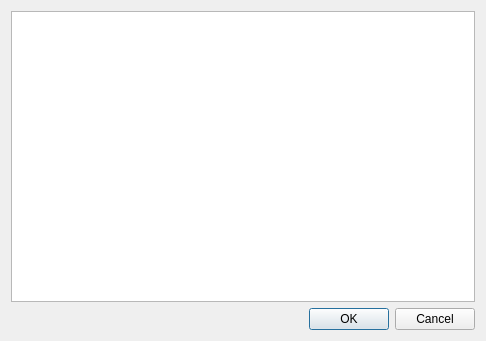
<?xml version="1.0" encoding="UTF-8"?>
<ui version="4.0">
 <class>ChooseFileDialog</class>
 <widget class="QDialog" name="ChooseFileDialog">
  <property name="geometry">
   <rect>
    <x>0</x>
    <y>0</y>
    <width>486</width>
    <height>341</height>
   </rect>
  </property>
  <property name="windowTitle">
   <string>Dialog</string>
  </property>
  <layout class="QGridLayout" name="gridLayout">
   <item row="1" column="0">
    <widget class="QDialogButtonBox" name="buttonBox">
     <property name="orientation">
      <enum>Qt::Horizontal</enum>
     </property>
     <property name="standardButtons">
      <set>QDialogButtonBox::Cancel|QDialogButtonBox::Ok</set>
     </property>
    </widget>
   </item>
   <item row="0" column="0">
    <widget class="QTreeView" name="treeView"/>
   </item>
  </layout>
 </widget>
 <resources/>
 <connections>
  <connection>
   <sender>buttonBox</sender>
   <signal>accepted()</signal>
   <receiver>ChooseFileDialog</receiver>
   <slot>accept()</slot>
   <hints>
    <hint type="sourcelabel">
     <x>248</x>
     <y>254</y>
    </hint>
    <hint type="destinationlabel">
     <x>157</x>
     <y>274</y>
    </hint>
   </hints>
  </connection>
  <connection>
   <sender>buttonBox</sender>
   <signal>rejected()</signal>
   <receiver>ChooseFileDialog</receiver>
   <slot>reject()</slot>
   <hints>
    <hint type="sourcelabel">
     <x>316</x>
     <y>260</y>
    </hint>
    <hint type="destinationlabel">
     <x>286</x>
     <y>274</y>
    </hint>
   </hints>
  </connection>
 </connections>
</ui>
